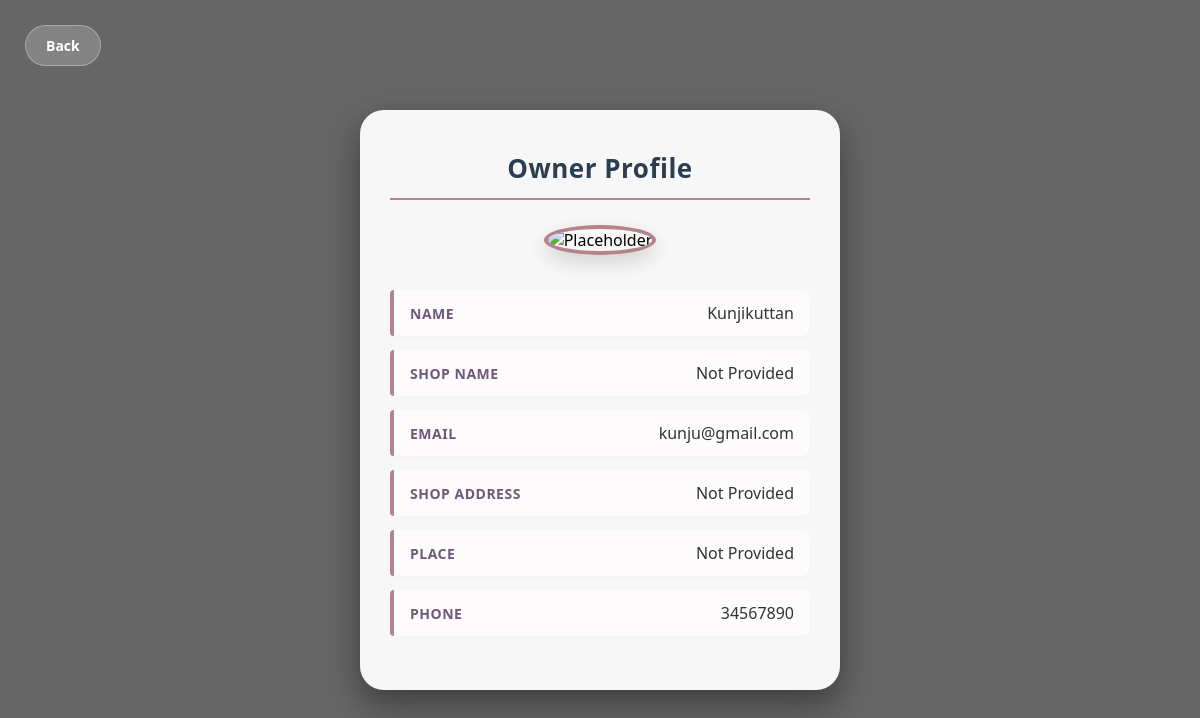
Page /owner_profile/ (signed in) on the committed database.
### specksapp/models.py (models this page shows)
class shopowner_register(models.Model):
    name = models.CharField(max_length=25,null=True,blank=True)
    shop_name=models.CharField(max_length=25,null=True,blank=True)
    shop_address = models.CharField(max_length=50,null=True,blank=True)
    phone = models.IntegerField(null=True,blank=True)
    place = models.CharField(max_length=25,null=True,blank=True)
    email = models.EmailField(max_length=100,unique=True)
    password = models.CharField(max_length=25,null=True,blank=True)
    image = models.FileField(upload_to='images/',null=True,blank=True)

### specksapp/views.py (the view)
# urls.py: path('owner_profile/',views.owner_profile,name='owner_profile'),
def owner_profile(request):
    if 'email' in request.session:
        email=request.session.get('email')
        user=models.shopowner_register.objects.get(email=email)
        return render(request,'owner_profile.html',{'user':user})
    return redirect('owner_login')

### specksapp/templates/owner_profile.html (shortened to what this page needs)
<!DOCTYPE html>
<html>
<head>
</head>
<body>
<a href="/owner_home/" class="back-btn">
     Back
</a>
<div class="profile-card">
    <h2>Owner Profile</h2>
    {% if user.image %}
        <img src="{{ user.image.url }}" class="profile-img" alt="Owner Image">
    {% else %}
        <img src="https://images.unsplash.com/photo-1534528741775-53994a69daeb?q=80&w=200&auto=format&fit=crop" class="profile-img" alt="Placeholder">
    {% endif %}
    <div class="info">
        <p><span class="label">Name</span> <span class="value">{{ user.name }}</span></p>
        <p><span class="label">Shop Name</span> <span class="value">{{ user.shop_name|default:"Not Provided" }}</span></p>
        <p><span class="label">Email</span> <span class="value">{{ user.email }}</span></p>
        <p><span class="label">Shop Address</span> <span class="value">{{ user.shop_address|default:"Not Provided" }}</span></p>
        <p><span class="label">Place</span> <span class="value">{{ user.place|default:"Not Provided" }}</span></p>
        <p><span class="label">Phone</span> <span class="value">{{ user.phone }}</span></p>
    </div>
</div>
</body>
</html>

### specksapp/templates/owner_profile.html (style rules this page uses)
* { margin: 0; padding: 0; box-sizing: border-box; font-family: 'Segoe UI', Arial, sans-serif; }
body { background: linear-gradient(rgba(0, 0, 0, 0.6), rgba(0, 0, 0, 0.6)), url('https://images.unsplash.com/photo-1489987707025-afc232f7ea0f?q=80&w=1920&auto=format&fit=crop') no-repeat center center fixed; background-size: cover; min-height: 100vh; display: flex; justify-content: center; align-items: center; padding: 20px; position: relative; }
.back-btn { position: absolute; top: 25px; left: 25px; display: flex; align-items: center; gap: 8px; text-decoration: none; color: white; font-weight: 600; background: rgba(255, 255, 255, 0.2); backdrop-filter: blur(10px); padding: 10px 20px; border-radius: 30px; border: 1px solid rgba(255, 255, 255, 0.3); transition: all 0.3s ease; font-size: 14px; }
.profile-card { background: rgba(255, 255, 255, 0.95); width: 100%; max-width: 480px; padding: 40px 30px; border-radius: 24px; box-shadow: 0 15px 35px rgba(0, 0, 0, 0.4); text-align: center; backdrop-filter: blur(5px); transition: transform 0.3s ease; }
.profile-card h2 { color: #2c3e50; font-size: 26px; letter-spacing: 0.5px; margin-bottom: 25px; border-bottom: 2px solid #b5838d; padding-bottom: 12px; }
.profile-img { width: 140px; height: 140px; border-radius: 50%; object-fit: cover; border: 4px solid #b5838d; margin-bottom: 20px; box-shadow: 0 8px 20px rgba(0, 0, 0, 0.15); }
.info { text-align: left; margin-top: 15px; }
.info p { font-size: 16px; margin: 14px 0; padding: 12px 16px; background: #fdfbfb; border-left: 4px solid #b5838d; border-radius: 4px 8px 8px 4px; box-shadow: 0 2px 5px rgba(0,0,0,0.02); display: flex; justify-content: space-between; align-items: center; }
.label { font-weight: 600; color: #6d597a; font-size: 14px; text-transform: uppercase; letter-spacing: 0.5px; }
.value { color: #333; font-weight: 500; text-align: right; }

### rows in the picture
shopowner_register: name "Kunjikuttan", shop_name "Not Provided", email "kunju@gmail.com", shop_address "Not Provided", place "Not Provided", phone "34567890"
